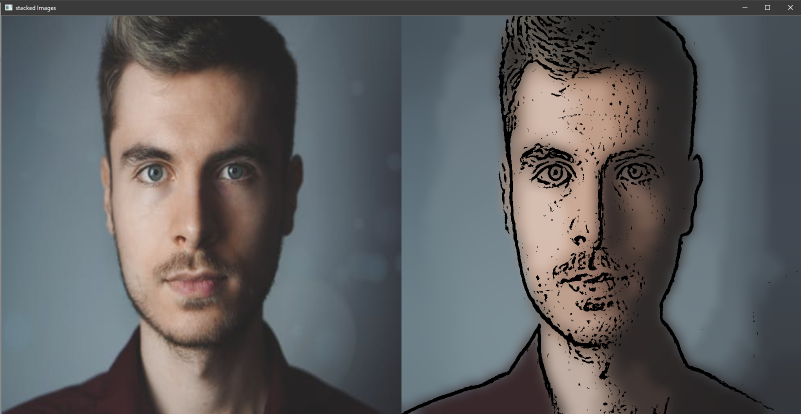
#> input picture Cartoonization with open-cv/test_pic.png, 1602 x 828 px, given in place of the camera (shown at 1/2 size)
$ python 'Formation of the data set.py'
#> lines starting #> are read from the running program, lines starting #| are printed output that depends on the picture; after the words box and inside, x2 and y2 are one past the last pixel; in counts of white or black regions, pixels touching at a corner belong together
#> further down, frame is the input picture: shape (828, 1602, 3); mean B, G, R 95.8, 94.7, 94.6
import cv2
import numpy as np

face_=cv2.CascadeClassifier('haarcascade_frontalface_default.xml')

def face_extractor(img):
    gray=cv2.cvtColor(img,cv2.COLOR_BGR2GRAY)
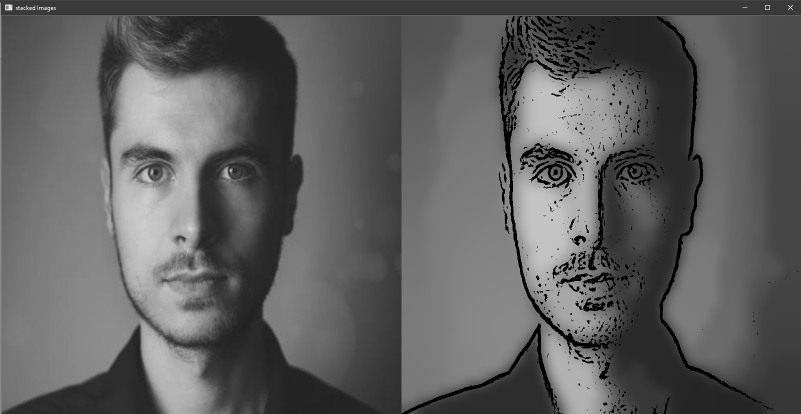
#> gray: shape (828, 1602) (shown at 1/2 size); min 0, max 255, mean 94.8
    faces=face_.detectMultiScale(gray,1.3,5)
#> faces = [[155, 162, 469, 469], [959, 173, 447, 447]]
    #if faces is():
     #  return None
    for(x,y,w,h) in faces:
        cropped_face=img[y:y+h,x:x+w]
        return cropped_face
#> this loop made 1 pass
#> pass 1, in face_extractor, `cropped_face=img[y:y+h,x:x+w]`:
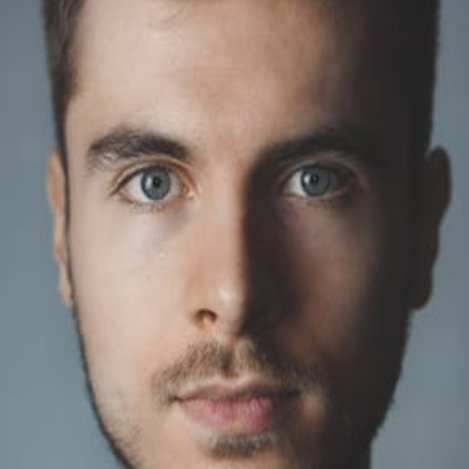
#> cropped_face: shape (469, 469, 3); mean B, G, R 106.4, 112.1, 123.9


cap=cv2.VideoCapture(0)
count=0
while True:
    ret,frame=cap.read()
    if face_extractor(frame) is not None:
        count+=1
#> count = 1
#> the loop in face_extractor, `for(x,y,w,h) in faces:` made 1 pass
        face=cv2.resize(face_extractor(frame),(200,200))
        face=cv2.cvtColor(face,cv2.COLOR_BGR2GRAY)
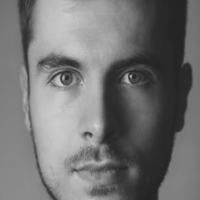
#> face: shape (200, 200); min 31, max 210, mean 114.9
        file_name_path='C:/Users/Dell/Desktop/study/Face reco/face recon 3.0/images/user'+str(count)+'.jpg'
        cv2.imwrite(file_name_path,face)
        cv2.putText(face,str(count),(50,50),cv2.FONT_HERSHEY_COMPLEX,1,(0,255,0),2)
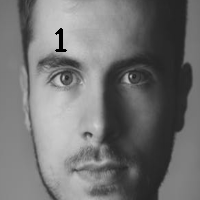
#> face: shape (200, 200); 0.31% of pixels changed, all inside (x1, y1, x2, y2) = (55, 28, 67, 52)
        cv2.imshow('Face Croper',face)
    else:
        print('face not found')
        pass


    if cv2.waitKey(1)==27 or count==100:
#> (key Esc is pressed here)
        break
cap.release()
cv2.destroyAllWindows()
print("complete")
